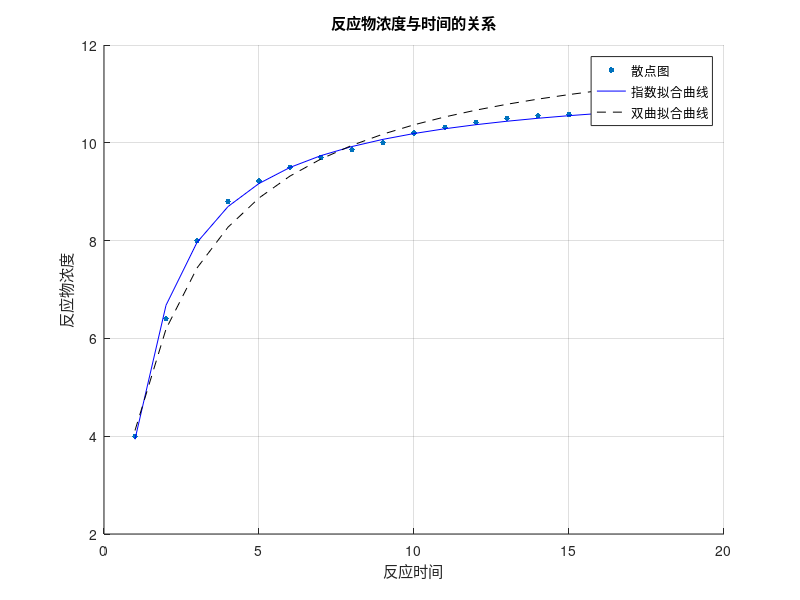

Recreate this plot in MATLAB.

clear all
t=[1 2 3 4 5 6 7 8 9 10 11 12 13 14 15 16];
y=[4 6.4 8 8.8 9.22 9.5 9.7 9.86...
   10 10.2 10.32 10.42 10.5 10.55 10.58 10.6 ];

T1=1./t;
Y1=log(y);
m1=polyfit(T1,Y1,1);
b1=m1(1);
A1=m1(2);
a1=exp(A1);
y1=a1*exp(b1./t);%指数拟合浓度
M1=abs(y1-y)./y;%指数拟合的相对误差
Max1=max(M1);%指数拟合的最大相对误差
Ave1=mean(M1);%指数拟合的平均相对误差

T2=1./t;
Y2=1./y;
m2=polyfit(T2,Y2,1);
b2=m2(1);
a2=m2(2);
y2=t./(a2*t+b2);%双曲拟合浓度
M2=abs(y2-y)./y;%双曲拟合的相对误差
Max2=max(M2);%双曲拟合的最大相对误差
Ave2=mean(M2);%双曲拟合的平均相对误差


%图形绘制
hold on
h=scatter(t,y,15,'red','filled');
plot(t,y1,'b-');
plot(t,y2,'k--');
hold off
grid;
xlabel('反应时间');
ylabel('反应物浓度');
title('反应物浓度与时间的关系');
legend('散点图','指数拟合曲线','双曲拟合曲线');
